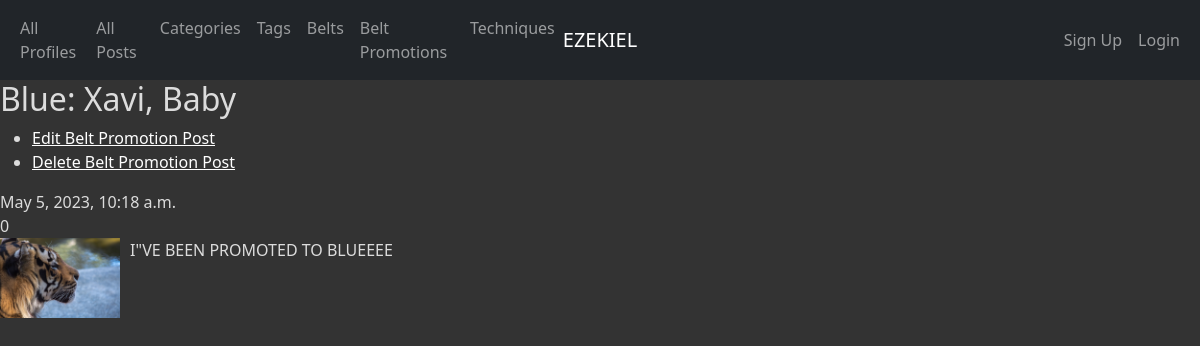
/belt_promotions/2/, run on the app's committed database.
### app_info/models.py (models this page shows, shortened)
class BeltPromotionPost(models.Model):
    belt_promotion_post_id = models.AutoField(primary_key=True)
    text = models.TextField()
    image = models.ImageField(default="")
    created_at = models.DateTimeField(auto_now_add=True)
    updated_at = models.DateTimeField(auto_now=True)
    likes = models.IntegerField(default=0)
    profile = models.ForeignKey(Profile, related_name='belt_promotion_posts', on_delete=models.CASCADE)
    belt = models.ForeignKey(Belt, related_name="belt_promotion_posts", on_delete=models.PROTECT)
    def get_update_url(self):
        return reverse('app_info_belt_promotion_post_update_urlpattern',
                       kwargs={'pk': self.pk}
                       )
    def get_delete_url(self):
        return reverse('app_info_belt_promotion_post_delete_urlpattern',
                       kwargs={'pk': self.pk}
                       )
    class Meta:
        ordering = ['belt']

class Belt(models.Model):
    belt_id = models.AutoField(primary_key=True)
    name = models.CharField(max_length=45)
    def __str__(self):
        return '%s' % (self.name)
    class Meta:
        ordering = ['name']

class Profile(AbstractUser):
    profile_id = models.AutoField(primary_key=True)
    first_name = models.CharField(max_length=45)
    last_name = models.CharField(max_length=45)
    join_date = models.DateTimeField(default=timezone.now)
    profile_picture = models.ImageField(default="")
    banner_picture = models.ImageField(default="")
    belt = models.ForeignKey(Belt, related_name='profiles', on_delete=models.PROTECT)
    def __str__(self):
        return '%s, %s' % (self.first_name, self.last_name)
    class Meta:
        ordering = ['first_name']

### app_info/views.py (the view)
class BeltPromotionPostDetail(DetailView):
    model = BeltPromotionPost
    def get_context_data(self, **kwargs):
        context = super(DetailView, self).get_context_data(**kwargs)
        belt_promotion_post = self.get_object()
        text = belt_promotion_post.text
        image = belt_promotion_post.image
        created_at = belt_promotion_post.created_at
        updated_at = belt_promotion_post.updated_at
        likes = belt_promotion_post.likes
        profile = belt_promotion_post.profile
        belt = belt_promotion_post.belt
        context['text'] = text
        context['image'] = image
        context['created_at'] = created_at
        context['updated_at'] = updated_at
        context['likes'] = likes
        context['profile'] = profile
        context['belt'] = belt
        return context

### app_info/templates/app_info/beltpromotionpost_detail.html (shortened to what this page needs)
{% extends 'app_info/base.html' %}
{% block content %}
    <h2>{{ beltpromotionpost.belt }}: {{ beltpromotionpost.profile }}</h2>
    <ul class="inline">
        <li>
          <a
              href="{{ beltpromotionpost.get_update_url }}"
              class="button button-primary">
            Edit Belt Promotion Post</a></li>
        <li>
          <a
              href="{{ beltpromotionpost.get_delete_url }}"
              class="button button-primary">
            Delete Belt Promotion Post</a></li>
    </ul>
    <section>
        <div>{{ beltpromotionpost.created_at }}</div>
        <div>{{ beltpromotionpost.likes }}</div>
        <img src="{{ beltpromotionpost.image.url }}" class="img-responsive" style="width: 10%; float: left; margin-right: 10px;" />
        <div>
            {{ beltpromotionpost.text}}
        </div>
    </section>
{% endblock %}

### static/app_info/cover.css (style rules this page uses)
a, a:focus, a:hover { color: #fff; }
html, body { height: 100%; background-color: #333; }
div, h2, h3, em, li, span, label, td, th, p { color: gainsboro; }

### data on the page
BeltPromotionPost: belt "Blue", profile "Xavi, Baby", created_at "May 5, 2023, 10:18 a.m.", likes "0", image (picture), text "I\"VE BEEN PROMOTED TO BLUEEEE"
